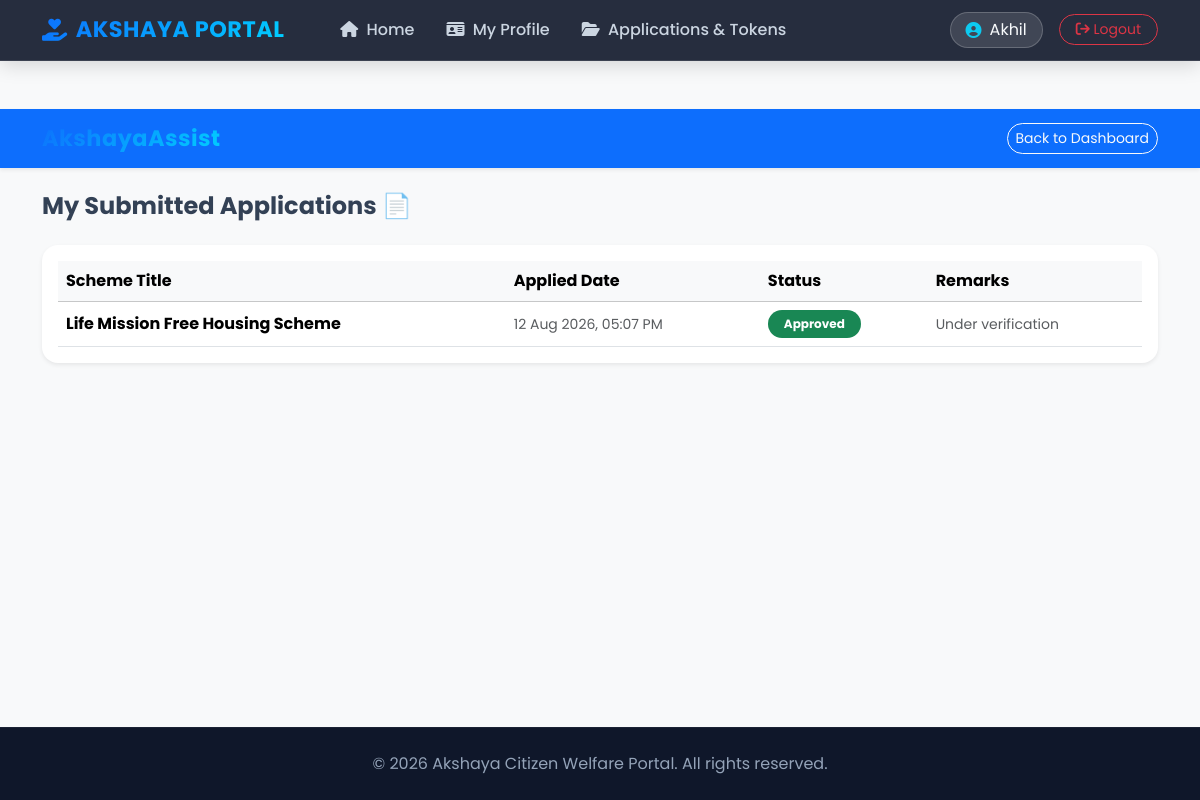
The page /my-applications/ (signed in) on the database its author committed.
### welfare_app/models.py (models this page shows, shortened)
class Application(models.Model):
    STATUS_CHOICES = [
        ('PENDING_VERIFICATION', 'Pending Document Verification'),
        ('REJECTED_DOCS', 'Documents Rejected (Re-upload Needed)'),
        ('DOCS_APPROVED', 'Documents Approved (Eligible for Token)'),
        ('TOKEN_BOOKED', 'Token Booked / Waiting in Queue'),
        ('IN_PROGRESS', 'Processing at Counter'),
        ('FORWARDED_TO_GOVT', 'Submitted to Govt Portal'),
    ]
    user = models.ForeignKey(User, on_delete=models.CASCADE)
    scheme = models.ForeignKey(Scheme, on_delete=models.CASCADE)
    application_id = models.CharField(max_length=20, unique=True, editable=False, null=True, blank=True)
    status = models.CharField(max_length=30, choices=STATUS_CHOICES, default='PENDING_VERIFICATION')
    rejection_reason = models.TextField(blank=True, null=True)
    appointment_date = models.DateField(null=True, blank=True)
    token_number = models.IntegerField(null=True, blank=True)
    phone_number = models.CharField(max_length=15, default="")
    form_data = models.JSONField(default=dict, blank=True)
    govt_ref_number = models.CharField(max_length=100, blank=True, null=True)
    staff_remarks = models.TextField(blank=True, default="Application submitted. Awaiting verification.")
    applied_date = models.DateTimeField(auto_now_add=True)

class Scheme(models.Model):
    GENDER_CHOICES = [
        ('ALL', 'ALL (Everyone)'),
        ('Female', 'Female Only'),
        ('Male', 'Male Only'),
    ]
    OCCUPATION_CHOICES = [
        ('ALL', 'ALL (Any Occupation)'),
        ('Farmer', 'Farmer'),
        ('Teacher', 'Teacher'),
        ('Student', 'Student'),
    ]
    RATION_CHOICES = [
        ('ALL', 'ALL (APL & BPL)'),
        ('APL', 'APL Only'),
        ('BPL', 'BPL Only'),
    ]
    CATEGORY_CHOICES = [
        ('ALL', 'ALL Categories'),
        ('General', 'General'),
        ('OBC', 'OBC'),
        ('SC', 'SC'),
        ('ST', 'ST'),
    ]
    MARITAL_CHOICES = [
        ('ALL', 'ALL (Married & Unmarried)'),
        ('Single', 'Single Only'),
        ('Married', 'Married Only'),
        ('Divorced', 'Divorced Only'),
        ('Widow', 'Widow/Widower Only'),
    ]
    title = models.CharField(max_length=200)
    description = models.TextField()
    min_age = models.IntegerField(default=0)
    max_income = models.IntegerField(default=100000)
    allowed_ration_cards = models.CharField(max_length=20, choices=RATION_CHOICES, default='ALL')
    category = models.CharField(max_length=20, choices=CATEGORY_CHOICES, default='ALL')
    allowed_gender = models.CharField(max_length=10, choices=GENDER_CHOICES, default='ALL')
    required_occupation = models.CharField(max_length=50, choices=OCCUPATION_CHOICES, default='ALL')
    allowed_marital_status = models.CharField(max_length=20, choices=MARITAL_CHOICES, default='ALL')
    is_for_disabled_only = models.BooleanField(default=False)
    required_documents = models.CharField(
        max_length=300,
        default="Identity Card, Income Certificate",
        help_text="ആവശ്യമുള്ള രേഖകൾ കോമ (,) ഇട്ട് നൽകുക."
    )
    extra_fields = models.CharField(
        max_length=500,
        blank=True,
        default="",
        help_text="അഡീഷണൽ ചോദ്യങ്ങൾ കോമ (,) ഇട്ട് എഴുതുക."
    )

### welfare_app/views.py (the view)
# urls.py: path('my-applications/', views.my_applications, name='my_applications'),
@login_required(login_url='login')
def my_applications(request):
    applications = Application.objects.filter(user=request.user).order_by('-applied_date')
    return render(request, 'my_applications.html', {'applications': applications})

### welfare_app/templates/my_applications.html (shortened to what this page needs)
{% extends 'base.html' %}
{% block content %}
<!DOCTYPE html>
<html lang="en">
<head>
</head>
<body class="bg-light">
    <nav class="navbar navbar-dark bg-primary shadow-sm mb-4">
        <div class="container">
            <a class="navbar-brand fw-bold" href="{% url 'home' %}">AkshayaAssist</a>
            <a href="{% url 'home' %}" class="btn btn-outline-light btn-sm rounded-pill">Back to Dashboard</a>
        </div>
    </nav>
    <div class="container">
        <h4 class="fw-bold mb-4">My Submitted Applications 📄</h4>
        <div class="card border-0 shadow-sm rounded-4 p-3 bg-white">
            <table class="table table-hover align-middle mb-0">
                <thead class="table-light">
                    <tr>
                        <th>Scheme Title</th>
                        <th>Applied Date</th>
                        <th>Status</th>
                        <th>Remarks</th>
                    </tr>
                </thead>
                <tbody>
                    {% for app in applications %}
                    <tr>
                        <td class="fw-bold">{{ app.scheme.title }}</td>
                        <td class="text-muted small">{{ app.applied_date|date:"d M Y, h:i A" }}</td>
                        <td>
                            {% if app.status == 'Pending' %}
                                <span class="badge bg-warning text-dark px-3 py-2 rounded-pill">Pending</span>
                            {% elif app.status == 'Approved' %}
                                <span class="badge bg-success px-3 py-2 rounded-pill">Approved</span>
                            {% else %}
                                <span class="badge bg-danger px-3 py-2 rounded-pill">Rejected</span>
                            {% endif %}
                        </td>
                        <td class="text-muted small">{{ app.remarks|default:"Under verification" }}</td>
                    </tr>
                    {% empty %}
                    <tr>
                        <td colspan="4" class="text-center py-4 text-muted">You haven't applied for any schemes yet.</td>
                    </tr>
                    {% endfor %}
                </tbody>
            </table>
        </div>
    </div>
</body>
</html>
{% endblock %}

### welfare_app/templates/base.html (shortened to what this page needs)
<!DOCTYPE html>
<html lang="en">
<head>
    <link href="https://cdn.jsdelivr.net/npm/bootstrap@5.3.2/dist/css/bootstrap.min.css" rel="stylesheet">
    <link rel="stylesheet" href="https://cdnjs.cloudflare.com/ajax/libs/font-awesome/6.4.2/css/all.min.css">
</head>
<body>
    <nav class="navbar navbar-expand-lg custom-navbar sticky-top">
        <div class="container">
            <a class="navbar-brand d-flex align-items-center gap-2" href="{% url 'home' %}">
                <i class="fa-solid fa-hand-holding-heart text-info"></i> AKSHAYA PORTAL
            </a>
            <div class="collapse navbar-collapse" id="navbarNav">
                <ul class="navbar-nav me-auto mb-2 mb-lg-0 ms-lg-4">
                    {% if user.is_authenticated %}
                        {% if user.is_staff %}
                            <li class="nav-item">
                                <a class="nav-link" href="{% url 'staff_dashboard' %}">
                                    <i class="fa-solid fa-list-check me-1"></i> Staff Dashboard
                                </a>
                            </li>
                            <li class="nav-item">
                                <a class="nav-link" href="{% url 'staff_counter' %}">
                                    <i class="fa-solid fa-bullhorn me-1"></i> Live Counter 📢
                                </a>
                            </li>
                        {% else %}
                            <li class="nav-item">
                                <a class="nav-link" href="{% url 'home' %}">
                                    <i class="fa-solid fa-house me-1"></i> Home
                                </a>
                            </li>
                            <li class="nav-item">
                                <a class="nav-link" href="{% url 'profile_setup' %}">
                                    <i class="fa-solid fa-id-card me-1"></i> My Profile
                                </a>
                            </li>
                            <li class="nav-item">
                                <a class="nav-link" href="{% url 'my_applications' %}">
                                    <i class="fa-solid fa-folder-open me-1"></i> Applications & Tokens
                                </a>
                            </li>
                        {% endif %}
                    {% endif %}
                </ul>
                <div class="d-flex align-items-center gap-3">
                    {% if user.is_authenticated %}
                        <div class="user-badge d-flex align-items-center gap-2 fs-6">
                            <i class="fa-solid fa-circle-user text-info"></i>
                            <span>{{ user.username }}</span>
                        </div>
                        <a href="{% url 'logout' %}" class="btn btn-outline-danger btn-sm rounded-pill px-3">
                            <i class="fa-solid fa-arrow-right-from-bracket"></i> Logout
                        </a>
                    {% else %}
                        <a href="{% url 'login' %}" class="btn btn-outline-light btn-sm rounded-pill px-3">Login</a>
                        <a href="{% url 'register' %}" class="btn btn-gradient-primary btn-sm px-3">Register</a>
                    {% endif %}
                </div>
            </div>
        </div>
    </nav>
    <main class="main-container">
        {% block content %}{% endblock %}
    </main>
    <footer class="text-center py-4 mt-auto">
        <div class="container">
            <p class="mb-0 fs-6">&copy; {% now "Y" %} Akshaya Citizen Welfare Portal. All rights reserved.</p>
        </div>
    </footer>
</body>
</html>

### welfare_app/templates/base.html (style rules this page uses)
:root { --primary-gradient: linear-gradient(135deg, #0d6efd 0%, #00d2ff 100%); --accent-gradient: linear-gradient(135deg, #11998e 0%, #38ef7d 100%); --dark-gradient: linear-gradient(135deg, #1e293b 0%, #0f172a 100%); --bg-color: #f8fafc; }
body { font-family: 'Poppins', sans-serif; background-color: var(--bg-color); color: #334155; min-height: 100vh; display: flex; flex-direction: column; }
.custom-navbar { background: rgba(15, 23, 42, 0.9); backdrop-filter: blur(12px); border-bottom: 1px solid rgba(255, 255, 255, 0.1); box-shadow: 0 4px 20px rgba(0, 0, 0, 0.15); }
.navbar-brand { font-weight: 700; font-size: 1.4rem; background: var(--primary-gradient); -webkit-background-clip: text; -webkit-text-fill-color: transparent; letter-spacing: 0.5px; }
.nav-link { font-weight: 500; color: #cbd5e1 !important; transition: all 0.3s ease; padding: 0.5rem 1rem !important; border-radius: 8px; }
.user-badge { background: rgba(255, 255, 255, 0.12); border: 1px solid rgba(255, 255, 255, 0.2); border-radius: 30px; padding: 5px 15px; color: #f8fafc; }
.main-container { flex: 1; padding-top: 2rem; padding-bottom: 3rem; }
.card { border: none; border-radius: 16px; box-shadow: 0 10px 30px rgba(0, 0, 0, 0.05); transition: transform 0.3s ease, box-shadow 0.3s ease; }
footer { background: #0f172a; color: #94a3b8; border-top: 1px solid rgba(255, 255, 255, 0.05); }

### rows shown on the page
Application: scheme "Life Mission Free Housing Scheme", applied_date "12 Aug 2026, 05:07 PM", status "Approved", remarks "Under verification"

### other values the page prints
{{ user.username }} "Akhil"
